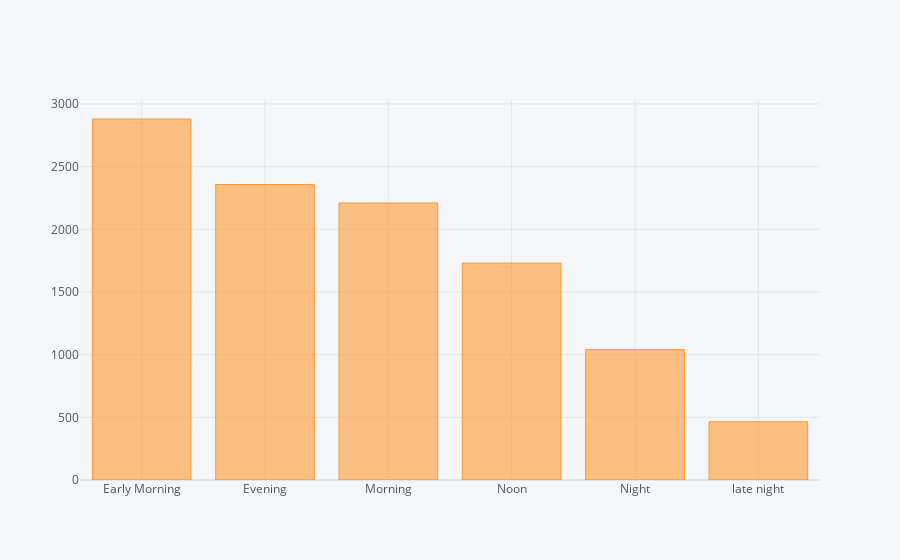

Notebook cell for this chart:
### Code cell
data['Dep_Time_hour'].apply(flightDepTime).value_counts().iplot(kind="bar")

### Figure 1 — Plotly figure (JSON) as saved in the notebook; plotly's stock layout.template omitted (floating-point values rounded to 4 significant figures)
{"data": [{"marker": {"color": "rgba(255, 153, 51, 0.6)", "line": {"color": "rgba(255, 153, 51, 1.0)", "width": 1}}, "name": "Dep_Time_hour", "orientation": "v", "text": "", "x": ["Early Morning", "Evening", "Morning", "Noon", "Night", "late night"], "y": [2880, 2357, 2210, 1731, 1040, 465], "type": "bar"}], "layout": {"legend": {"bgcolor": "#F5F6F9", "font": {"color": "#4D5663"}}, "paper_bgcolor": "#F5F6F9", "plot_bgcolor": "#F5F6F9", "title": {"font": {"color": "#4D5663"}}, "xaxis": {"gridcolor": "#E1E5ED", "showgrid": true, "tickfont": {"color": "#4D5663"}, "title": {"font": {"color": "#4D5663"}, "text": ""}, "zerolinecolor": "#E1E5ED"}, "yaxis": {"gridcolor": "#E1E5ED", "showgrid": true, "tickfont": {"color": "#4D5663"}, "title": {"font": {"color": "#4D5663"}, "text": ""}, "zerolinecolor": "#E1E5ED"}}}
